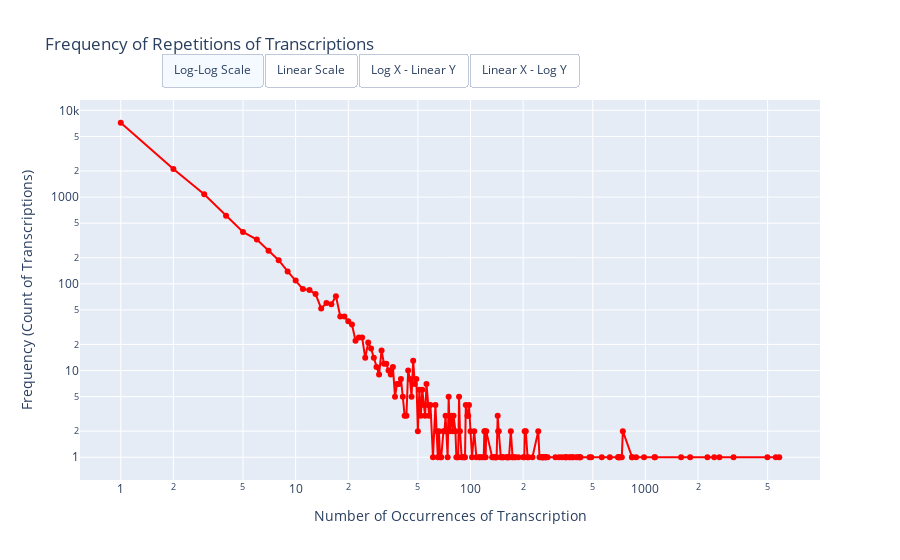

Notebook code for this chart:
### Markdown cell above
## Interactive Visualization of Transcription Frequency Distribution

Before applying any filtering, it is helpful to visualize the distribution of transcription frequencies. This plot provides insights into the number of times each transcription appears in the dataset, helping us understand which classes might be overrepresented or underrepresented.

This plot includes several interactive features:
- **Hover Tooltips**: Hover over the data points to see detailed information.
- **Zoom Options**: Use mouse controls to zoom in and out of specific areas of the plot.
- **Toggle Axis Type**: The plot has buttons to toggle between linear and log scales for both axes, making it easier to explore the distribution.

### Code cell
# Prepare the data for Plotly
transcription_counts = df['transcription'].value_counts()
frequency_counts = transcription_counts.value_counts().sort_index()

# Create a figure using Plotly
fig = go.Figure()

# Add scatter trace for the data points
fig.add_trace(go.Scatter(
    x=frequency_counts.index, 
    y=frequency_counts.values, 
    mode='markers+lines',
    marker=dict(size=6, color='red'),
    name='Frequency of Transcriptions',
    hoverinfo='x+y'
))

# Update axis labels and title
fig.update_layout(
    title='Frequency of Repetitions of Transcriptions',
    xaxis=dict(
        title='Number of Occurrences of Transcription',
        type='log',  # Initially set to log scale
    ),
    yaxis=dict(
        title='Frequency (Count of Transcriptions)',
        type='log',  # Initially set to log scale
    ),
    xaxis_title='Number of Occurrences of Transcription',
    yaxis_title='Frequency (Count of Transcriptions)',
    hovermode='closest'
)

# Add buttons to switch between log and linear scales
fig.update_layout(
    updatemenus=[
        dict(
            type="buttons",
            direction="left",
            buttons=list([
                dict(
                    args=[{"xaxis.type": "log", "yaxis.type": "log"}],
                    label="Log-Log Scale",
                    method="relayout"
                ),
                dict(
                    args=[{"xaxis.type": "linear", "yaxis.type": "linear"}],
                    label="Linear Scale",
                    method="relayout"
                ),
                dict(
                    args=[{"xaxis.type": "log", "yaxis.type": "linear"}],
                    label="Log X - Linear Y",
                    method="relayout"
                ),
                dict(
                    args=[{"xaxis.type": "linear", "yaxis.type": "log"}],
                    label="Linear X - Log Y",
                    method="relayout"
                )
            ]),
            pad={"r": 10, "t": 10},
            showactive=True,
            x=0.11,
            xanchor="left",
            y=1.15,
            yanchor="top"
        ),
    ]
)

# Show the plot
fig.show()

### Figure 1 — Plotly figure (JSON) as saved in the notebook; plotly's stock layout.template omitted (floating-point values rounded to 4 significant figures; data arrays with more than 128 entries replaced by an {"elided": "..."} marker saying what was removed)
{"data": [{"hoverinfo": "x+y", "marker": {"color": "red", "size": 6}, "mode": "markers+lines", "name": "Frequency of Transcriptions", "type": "scatter", "x": {"elided": "185 int values"}, "y": {"elided": "185 int values"}}], "layout": {"hovermode": "closest", "title": {"text": "Frequency of Repetitions of Transcriptions"}, "updatemenus": [{"buttons": [{"args": [{"xaxis.type": "log", "yaxis.type": "log"}], "label": "Log-Log Scale", "method": "relayout"}, {"args": [{"xaxis.type": "linear", "yaxis.type": "linear"}], "label": "Linear Scale", "method": "relayout"}, {"args": [{"xaxis.type": "log", "yaxis.type": "linear"}], "label": "Log X - Linear Y", "method": "relayout"}, {"args": [{"xaxis.type": "linear", "yaxis.type": "log"}], "label": "Linear X - Log Y", "method": "relayout"}], "direction": "left", "pad": {"r": 10, "t": 10}, "showactive": true, "type": "buttons", "x": 0.11, "xanchor": "left", "y": 1.15, "yanchor": "top"}], "xaxis": {"title": {"text": "Number of Occurrences of Transcription"}, "type": "log"}, "yaxis": {"title": {"text": "Frequency (Count of Transcriptions)"}, "type": "log"}}}
